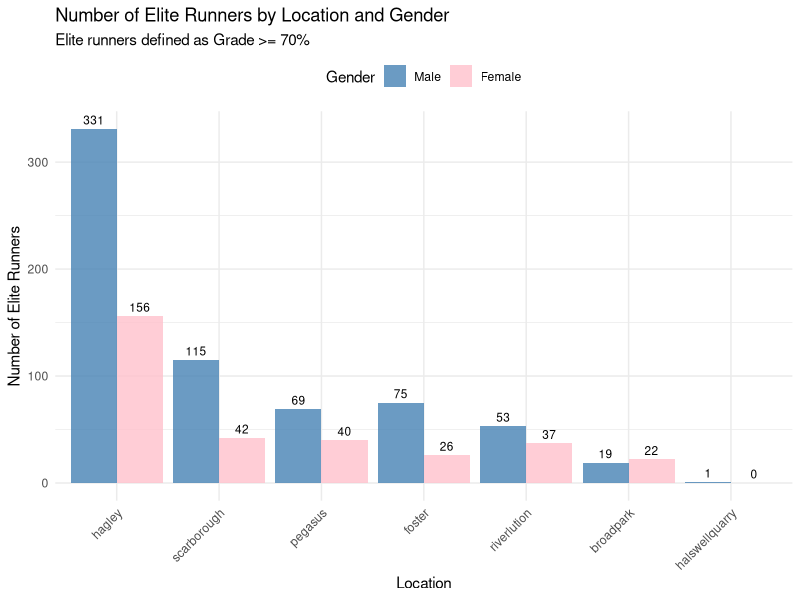
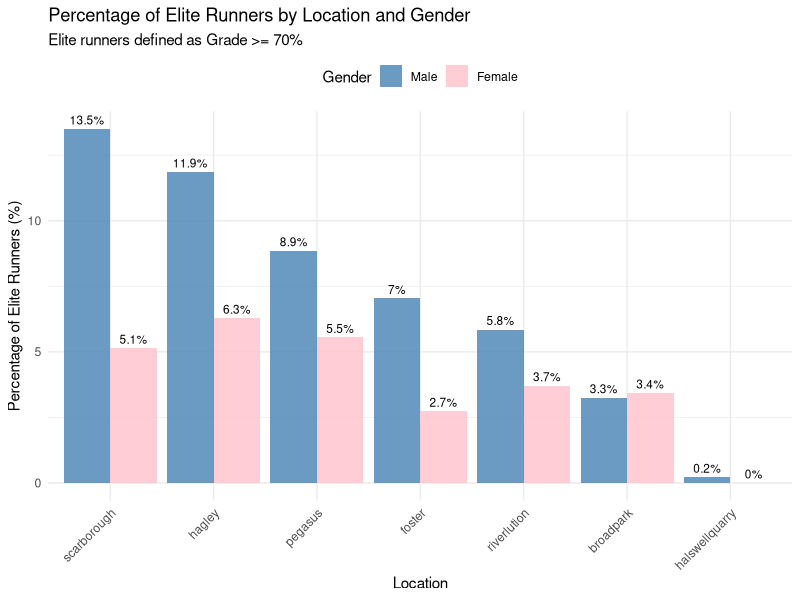
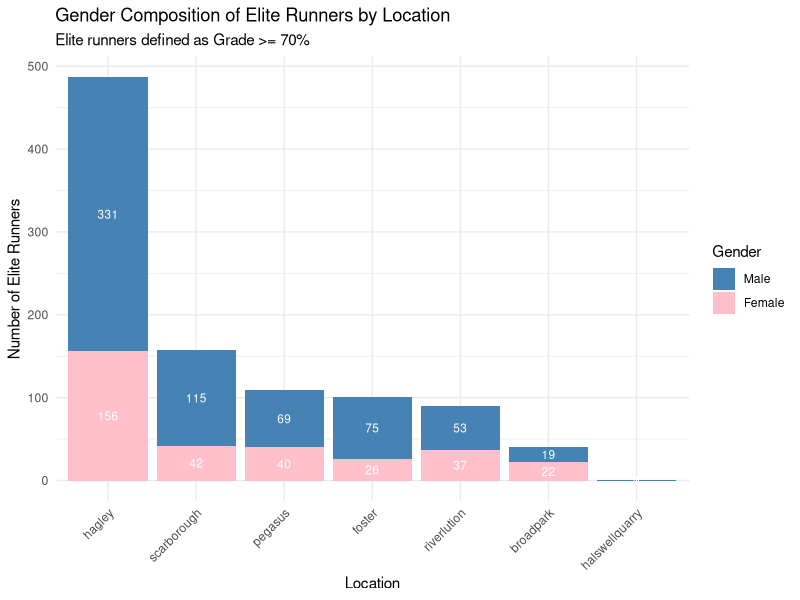
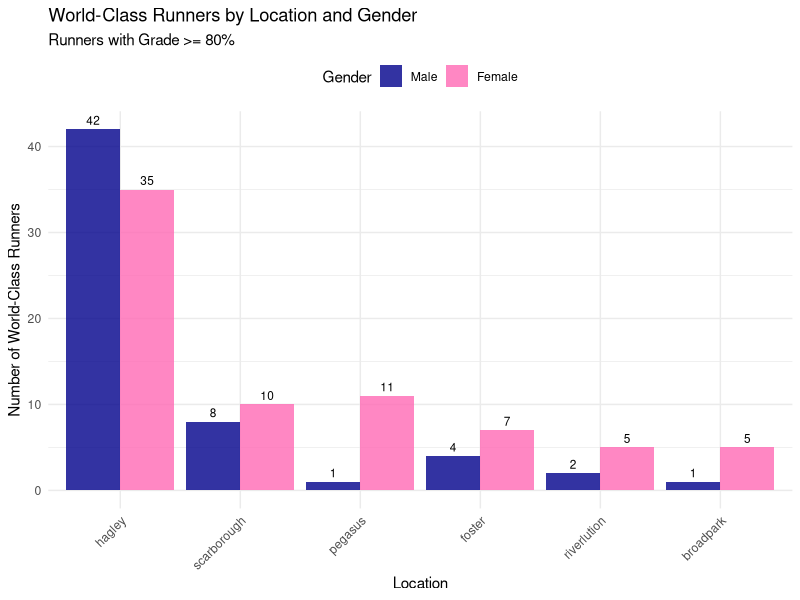
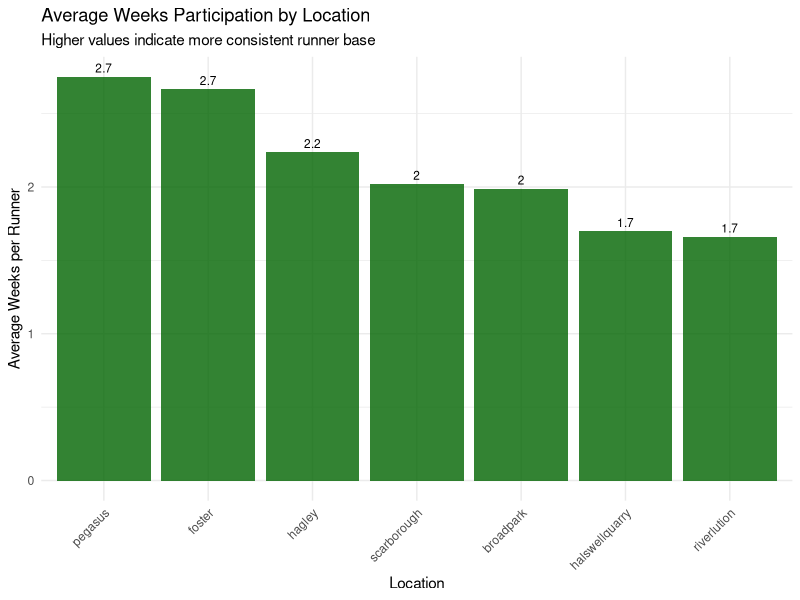
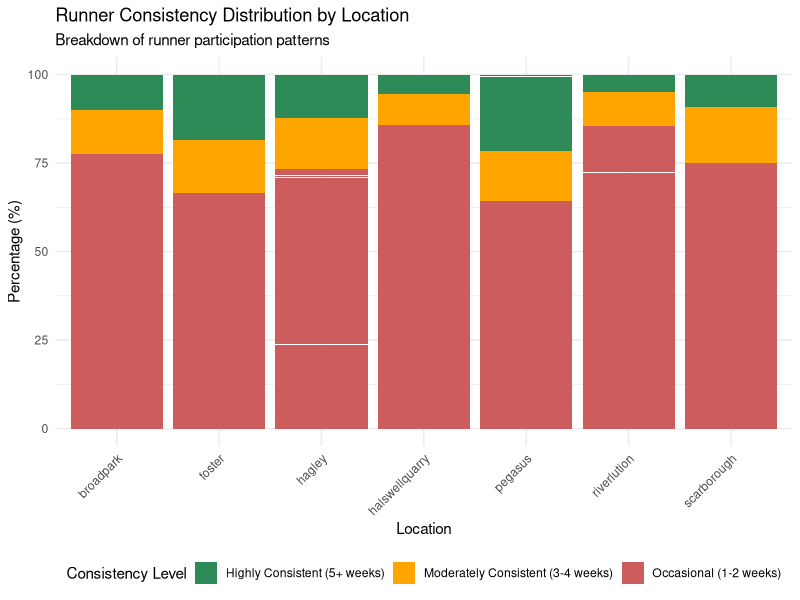
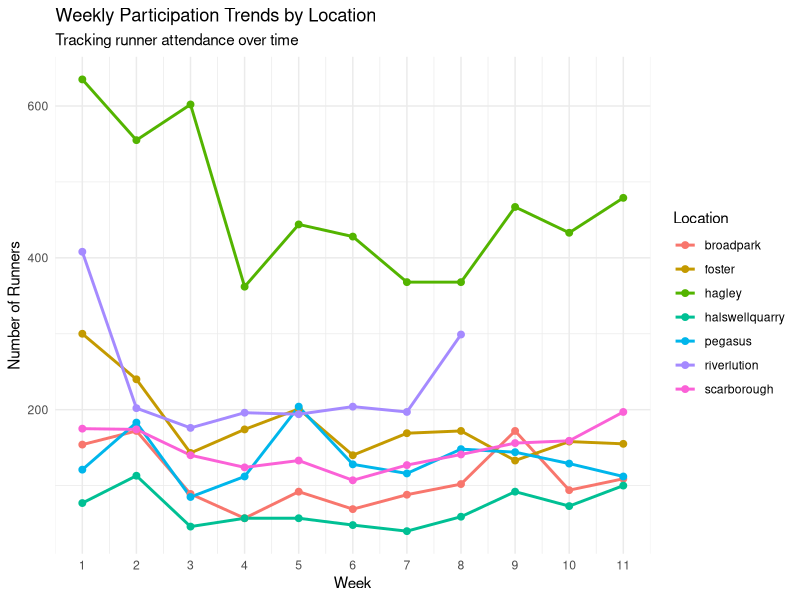

Source code (R) for these figures, in order:
# Load required libraries
library(tidyverse)
library(lubridate)
library(scales)
library(ggthemes)
library(ggplot2)
library(dplyr)

# Read the data
parkrun_data <- read.csv("clean-data.csv")

# Clean and prepare the data - using grade for elite classification
clean_data <- parkrun_data %>%
  filter(!is.na(Time_seconds) & Time_seconds > 0 & !is.na(grade)) %>%
  mutate(
    Time_minutes = Time_seconds / 60,
    elite_runner = grade >= 70,  
    week = as.factor(week),
    Gender = factor(Gender, levels = c("M", "F"))  # Ensure consistent gender coding
  )

# QUESTION 4: TARGETING ELITE RUNNERS USING GRADE

# Analyze elite runners by location and gender
elite_analysis_gender <- clean_data %>%
  group_by(parkrun, Gender) %>%
  summarise(
    total_runners = n(),
    elite_runners = sum(elite_runner),
    elite_percentage = elite_runners / total_runners * 100,
    avg_grade = mean(grade, na.rm = TRUE),
    max_grade = max(grade, na.rm = TRUE)
  ) %>%
  arrange(desc(elite_runners))

# Overall elite analysis by location
elite_analysis_overall <- clean_data %>%
  group_by(parkrun) %>%
  summarise(
    total_runners = n(),
    elite_runners = sum(elite_runner),
    elite_percentage = elite_runners / total_runners * 100,
    avg_grade = mean(grade, na.rm = TRUE)
  ) %>%
  arrange(desc(elite_runners))

print("Elite Runners Analysis by Location and Gender (Grade >= 70):")
print(elite_analysis_gender)

# Visualize elite runners distribution by gender

# Bar chart: Number of elite runners by location and gender
p1 <- ggplot(elite_analysis_gender, aes(x = reorder(parkrun, -elite_runners), y = elite_runners, fill = Gender)) +
  geom_bar(stat = "identity", position = "dodge", alpha = 0.8) +
  geom_text(aes(label = elite_runners), 
            position = position_dodge(width = 0.9), 
            vjust = -0.5, size = 3) +
  scale_fill_manual(values = c("M" = "steelblue", "F" = "pink"),
                    labels = c("M" = "Male", "F" = "Female")) +
  labs(title = "Number of Elite Runners by Location and Gender",
       subtitle = "Elite runners defined as Grade >= 70%",
       x = "Location", 
       y = "Number of Elite Runners",
       fill = "Gender") +
  theme_minimal() +
  theme(axis.text.x = element_text(angle = 45, hjust = 1),
        legend.position = "top")

print(p1)

# Bar chart: Percentage of elite runners by location and gender
p2 <- ggplot(elite_analysis_gender, aes(x = reorder(parkrun, -elite_percentage), y = elite_percentage, fill = Gender)) +
  geom_bar(stat = "identity", position = "dodge", alpha = 0.8) +
  geom_text(aes(label = paste0(round(elite_percentage, 1), "%")), 
            position = position_dodge(width = 0.9), 
            vjust = -0.5, size = 3) +
  scale_fill_manual(values = c("M" = "steelblue", "F" = "pink"),
                    labels = c("M" = "Male", "F" = "Female")) +
  labs(title = "Percentage of Elite Runners by Location and Gender",
       subtitle = "Elite runners defined as Grade >= 70%",
       x = "Location", 
       y = "Percentage of Elite Runners (%)",
       fill = "Gender") +
  theme_minimal() +
  theme(axis.text.x = element_text(angle = 45, hjust = 1),
        legend.position = "top")

print(p2)

# Additional visualization: Stacked bar chart showing gender composition
p3 <- ggplot(elite_analysis_gender, aes(x = reorder(parkrun, -elite_runners), y = elite_runners, fill = Gender)) +
  geom_bar(stat = "identity", position = "stack") +
  geom_text(aes(label = elite_runners), 
            position = position_stack(vjust = 0.5), 
            size = 3, color = "white") +
  scale_fill_manual(values = c("M" = "steelblue", "F" = "pink"),
                    labels = c("M" = "Male", "F" = "Female")) +
  labs(title = "Gender Composition of Elite Runners by Location",
       subtitle = "Elite runners defined as Grade >= 70%",
       x = "Location", 
       y = "Number of Elite Runners",
       fill = "Gender") +
  theme_minimal() +
  theme(axis.text.x = element_text(angle = 45, hjust = 1))

print(p3)

# High-performance analysis (Grade >= 80)
high_perf_analysis <- clean_data %>%
  filter(grade >= 80) %>%
  group_by(parkrun, Gender) %>%
  summarise(
    high_perf_runners = n(),
    avg_high_perf_grade = mean(grade, na.rm = TRUE)
  ) %>%
  arrange(desc(high_perf_runners))

print("High Performance Runners Analysis (Grade >= 80):")
print(high_perf_analysis)

# Visualization for high performance runners
p4 <- ggplot(high_perf_analysis, aes(x = reorder(parkrun, -high_perf_runners), y = high_perf_runners, fill = Gender)) +
  geom_bar(stat = "identity", position = "dodge", alpha = 0.8) +
  geom_text(aes(label = high_perf_runners), 
            position = position_dodge(width = 0.9), 
            vjust = -0.5, size = 3) +
  scale_fill_manual(values = c("M" = "darkblue", "F" = "hotpink"),
                    labels = c("M" = "Male", "F" = "Female")) +
  labs(title = "World-Class Runners by Location and Gender",
       subtitle = "Runners with Grade >= 80%",
       x = "Location", 
       y = "Number of World-Class Runners",
       fill = "Gender") +
  theme_minimal() +
  theme(axis.text.x = element_text(angle = 45, hjust = 1),
        legend.position = "top")

print(p4)


# Gender ratios by location
gender_ratios <- elite_analysis_gender %>%
  group_by(parkrun) %>%
  summarise(
    male_elite = sum(elite_runners[Gender == "M"]),
    female_elite = sum(elite_runners[Gender == "F"]),
    total_elite = sum(elite_runners),
    female_ratio = female_elite / total_elite * 100
  ) %>%
  arrange(desc(total_elite))

print("Gender Ratios of Elite Runners by Location:")
print(gender_ratios)


# QUESTION 4: CONSISTENT RUNNERS ANALYSIS

# Identify consistent runners (appearing in multiple weeks)
runner_consistency <- clean_data %>%
  group_by(name_id, parkrun) %>%
  summarise(
    weeks_participated = n_distinct(week),
    total_runs = n(),
    avg_time = mean(Time_minutes),
    first_week = min(as.numeric(as.character(week))),
    last_week = max(as.numeric(as.character(week)))
  ) %>%
  mutate(
    consistency_level = case_when(
      weeks_participated >= 5 ~ "Highly Consistent (5+ weeks)",
      weeks_participated >= 3 ~ "Moderately Consistent (3-4 weeks)",
      TRUE ~ "Occasional (1-2 weeks)"
    )
  )

glimpse(runner_consistency)


# Consistency summary by location
consistency_by_location <- runner_consistency %>%
  group_by(parkrun) %>%
  summarise(
    total_unique_runners = n(),
    highly_consistent = sum(weeks_participated >= 5),
    moderately_consistent = sum(weeks_participated >= 3 & weeks_participated <= 4),
    occasional = sum(weeks_participated <= 2),
    pct_highly_consistent = highly_consistent / total_unique_runners * 100,
    avg_weeks_per_runner = mean(weeks_participated)
  ) %>%
  arrange(desc(avg_weeks_per_runner))

print("Runner Consistency by Location:")
print(consistency_by_location)

# Overall consistency distribution
overall_consistency <- runner_consistency %>%
  count(consistency_level) %>%
  mutate(percentage = n / sum(n) * 100)

print("Overall Consistency Distribution:")
print(overall_consistency)

# Visualize consistency patterns

# Consistency distribution by location
p3 <- ggplot(consistency_by_location, aes(x = reorder(parkrun, -avg_weeks_per_runner), y = avg_weeks_per_runner)) +
  geom_bar(stat = "identity", fill = "darkgreen", alpha = 0.8) +
  geom_text(aes(label = round(avg_weeks_per_runner, 1)), vjust = -0.5, size = 3) +
  labs(title = "Average Weeks Participation by Location",
       subtitle = "Higher values indicate more consistent runner base",
       x = "Location", y = "Average Weeks per Runner") +
  theme_minimal() +
  theme(axis.text.x = element_text(angle = 45, hjust = 1))

print(p3)

# Consistency level breakdown
p4 <- runner_consistency %>%
  count(parkrun, consistency_level) %>%
  group_by(parkrun) %>%
  mutate(percentage = n / sum(n) * 100) %>%
  ggplot(aes(x = parkrun, y = percentage, fill = consistency_level)) +
  geom_bar(stat = "identity", position = "stack") +
  scale_fill_manual(values = c("Highly Consistent (5+ weeks)" = "#2E8B57", 
                               "Moderately Consistent (3-4 weeks)" = "#FFA500", 
                               "Occasional (1-2 weeks)" = "#CD5C5C")) +
  labs(title = "Runner Consistency Distribution by Location",
       subtitle = "Breakdown of runner participation patterns",
       x = "Location", y = "Percentage (%)", fill = "Consistency Level") +
  theme_minimal() +
  theme(axis.text.x = element_text(angle = 45, hjust = 1),
        legend.position = "bottom")

print(p4)

# Time series of participation by location
weekly_participation <- clean_data %>%
  group_by(parkrun, week) %>%
  summarise(weekly_runners = n_distinct(name_id)) %>%
  mutate(week_num = as.numeric(as.character(week)))

p5 <- ggplot(weekly_participation, aes(x = week_num, y = weekly_runners, color = parkrun)) +
  geom_line(size = 1) +
  geom_point(size = 2) +
  labs(title = "Weekly Participation Trends by Location",
       subtitle = "Tracking runner attendance over time",
       x = "Week", y = "Number of Runners", color = "Location") +
  theme_minimal() +
  scale_x_continuous(breaks = 1:max(weekly_participation$week_num))

print(p5)
